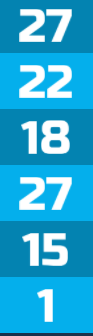
#> input picture screenreader/data/iv test.png, 93 x 336 px, found by its file name
$ python reader.py
#> lines starting #> are read from the running program, lines starting #| are printed output that depends on the picture
from configparser import Interpolation
from PIL import Image, ImageOps
import cv2
from pytesseract import pytesseract

path_to_tesseract = r"C:/Program Files/Tesseract-OCR/tesseract.exe"
image_path = r"D:/Programming/Roblox/PBB Bot/screenreader/data/iv test.png"

img = cv2.imread(image_path)
#> img is the input picture: shape (336, 93, 3); mean B, G, R 214, 169.2, 44.6
img = cv2.resize(img, (int(img.shape[1]*2.5), int(img.shape[0]*2.5)), interpolation = cv2.INTER_AREA)
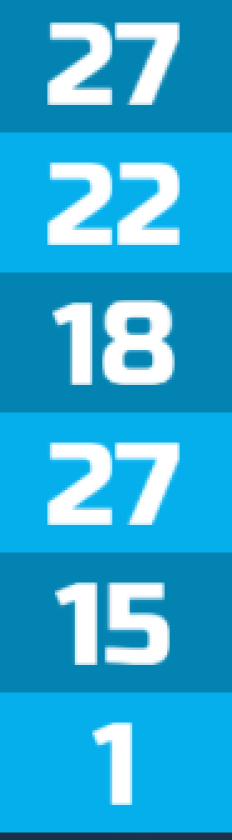
#> img: shape (840, 232, 3); mean B, G, R 214, 169.2, 44.6
img = cv2.cvtColor(img, cv2.COLOR_BGR2GRAY)
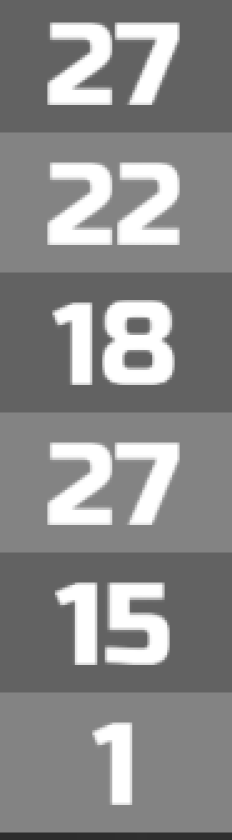
#> img: shape (840, 232); min 44, max 255, mean 137.1
cv2.imshow("image", img)

 # img.show()
# gray = ImageOps.grayscale(img)
# gray.show()


pytesseract.tesseract_cmd = path_to_tesseract
#> (the run stopped early here; a loop or call above may not have finished)
